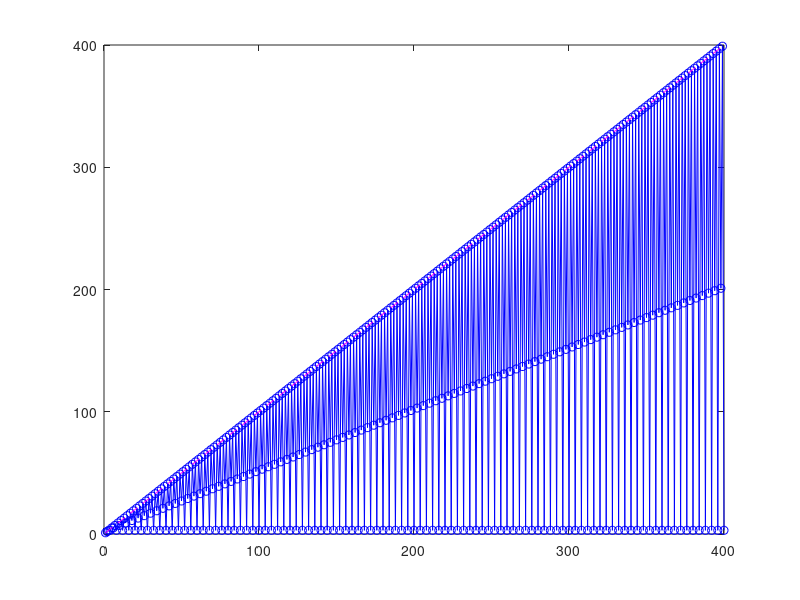

The MATLAB script that drew this image: (Note: this script raises an error after producing the figure.)
% Test parfor
% http://blogs.mathworks.com/loren/2007/10/03/parfor-the-course/

% parfor cannot be nested!
% cannot use double indexed variables!

clear all;
clc;

n = 400;


%% ===================================================================== %%
ranksSingle = zeros(1,n);

tic;
for i = 1:n
    ranksSingle(i) = rank(magic(i));
end
toc;

plot(1:n,ranksSingle, 'b-o', 1:n, 1:n, 'm--');


%% ===================================================================== %%
matlabpool 2

ranksPar = zeros(3,n);
tic;
parfor i  = 1:n
    for a = 1:3
        ranksPar(2, i) = rank(magic(i));
    end
end
toc;

% % Double indexed variable not working
% ranksPar = zeros(3,n);
% tic;
% parfor i  = 1:n
%     for a = 1:3
%         ranksPar(a, i) = rank(magic(i));
%     end
% end
% toc;

matlabpool close

